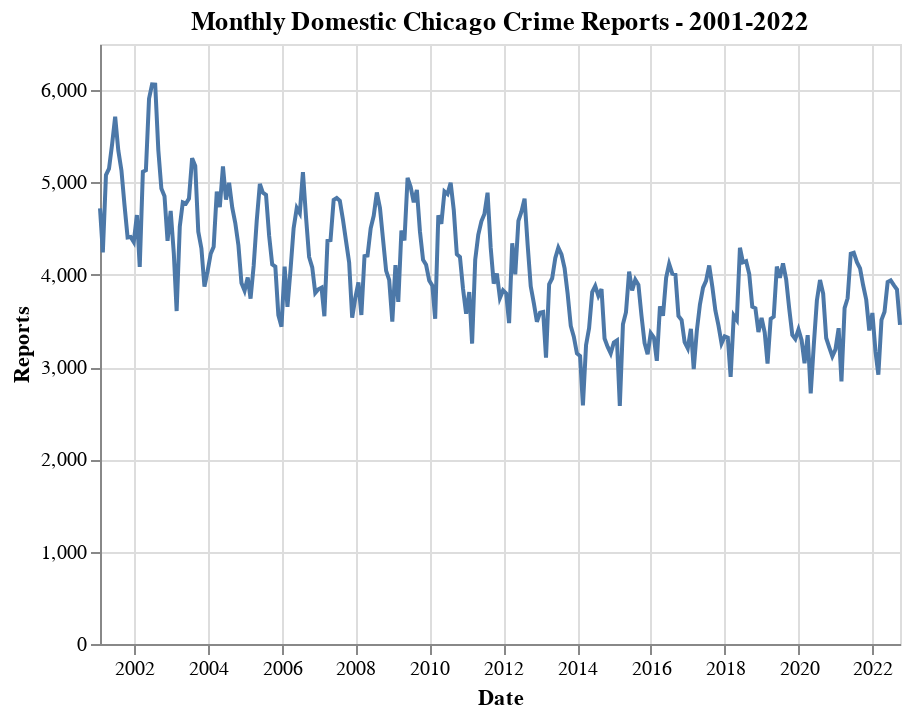

Notebook code cell kept with this figure:
### Code cell
# plot monthly domestic crime reports
alt.Chart(monthly_domestic_reports).mark_line().encode(
  x='Date:T',
  y='Reports:Q',
).properties(title='Monthly Domestic Chicago Crime Reports - 2001-2022')

### Figure 1 — Vega-Lite specification as saved in the notebook (floating-point values rounded to 4 significant figures; data arrays with more than 128 entries replaced by an {"elided": "..."} marker saying what was removed)
{"config": {"view": {"continuousWidth": 400, "continuousHeight": 300}}, "data": {"name": "data-a41a67c1f781be8e8d7f7fd1afb7367e"}, "mark": "line", "encoding": {"x": {"type": "temporal", "field": "Date"}, "y": {"type": "quantitative", "field": "Reports"}}, "title": "Monthly Domestic Chicago Crime Reports - 2001-2022", "$schema": "https://vega.github.io/schema/vega-lite/v4.8.1.json", "datasets": {"data-a41a67c1f781be8e8d7f7fd1afb7367e": {"elided": "261 records"}}}
